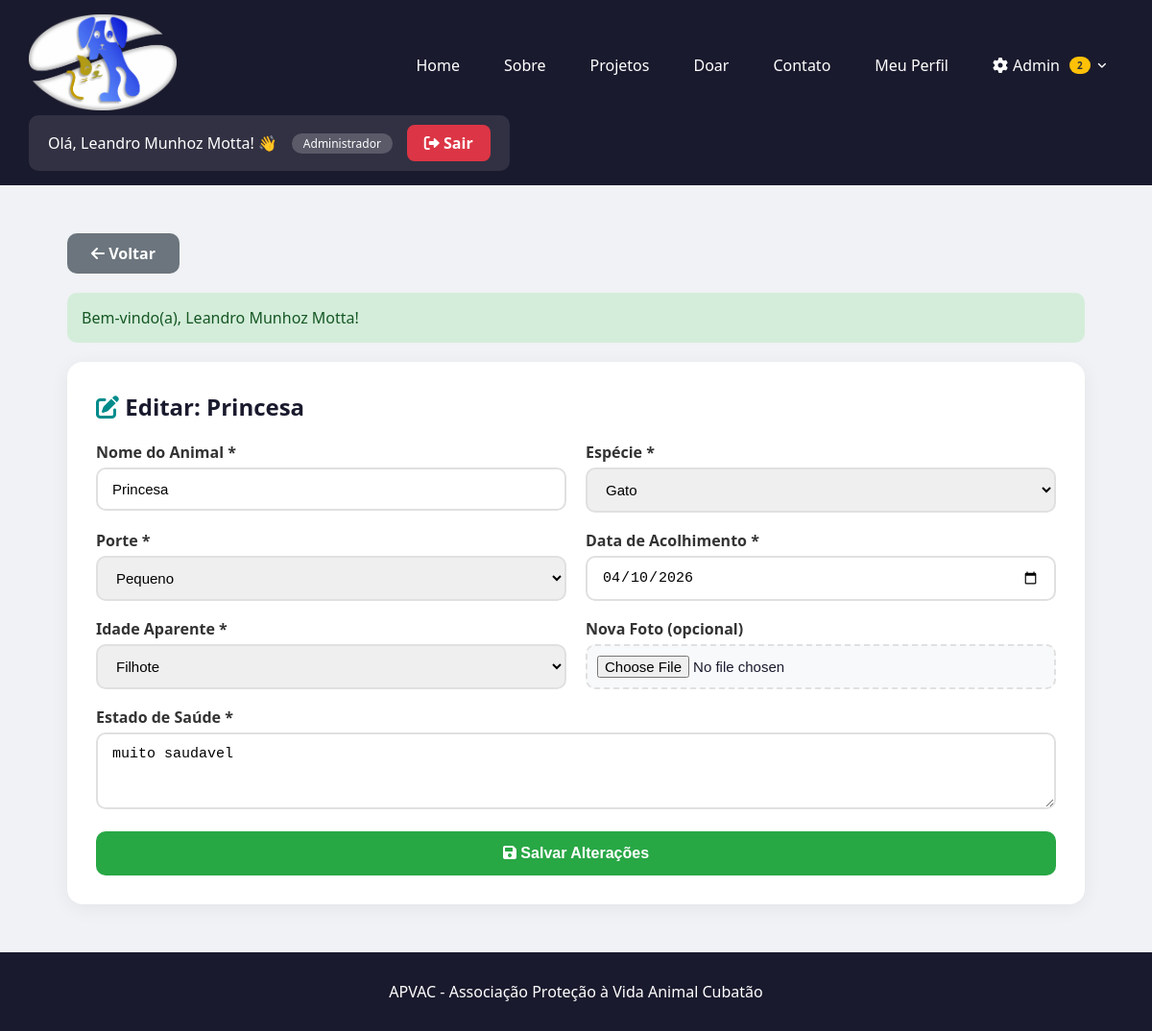
Page /admin_editar_animal.php?id=6 (signed in) on the committed database.
### tables this page shows
CREATE TABLE `animais` (
    `id_animal` int(11) NOT NULL,
    `nome` varchar(30) DEFAULT NULL,
    `especie` enum('Gato', 'Cão') DEFAULT NULL,
    `porte` enum('pequeno', 'médio', 'grande') DEFAULT NULL,
    `data_acolhimento` date DEFAULT NULL,
    `idade_aparente` enum('filhote', 'adulto', 'idoso') DEFAULT NULL,
    `saude` text DEFAULT NULL,
    `foto` varchar(255) DEFAULT NULL
);

### conexao.php (called while the page is built, shortened)
<?php
function getAnimalById($conexao, $id)
{
    $sql = "SELECT * FROM animais WHERE id_animal = ?";
    $stmt = $conexao->prepare($sql);
    $stmt->bind_param("i", $id);
    $stmt->execute();
    $resultado = $stmt->get_result();
    return $resultado->fetch_assoc();
}
function getNomeNivel($nivel)
{
    $niveis = [
        1 => 'Administrador',
        2 => 'Gestor',
        3 => 'Voluntário',
        4 => 'Usuário'
    ];
    return $niveis[$nivel] ?? 'Usuário';
}
function contarAdocoesPendentes($conexao)
{
    $sql = "SELECT COUNT(*) as total FROM adocoes WHERE status = 'pendente'";
    $resultado = $conexao->query($sql);
    if ($resultado) {
        $row = $resultado->fetch_assoc();
        return $row['total'] ?? 0;
    }
    return 0;
}

### admin_editar_animal.php (the view, shortened to what this page needs)
<?php
include "conexao.php";
$total_pendentes = 0;
if (isset($_SESSION['usuario_id']) && isset($_SESSION['usuario_nivel']) && $_SESSION['usuario_nivel'] <= 2) {
    $total_pendentes = contarAdocoesPendentes($conexao);
}
$usuario_logado = true;
$id = $_GET['id'] ?? 0;
$animal = getAnimalById($conexao, $id);
$nivel_usuario = $_SESSION['usuario_nivel'] ?? 4;
$nome_nivel = getNomeNivel($nivel_usuario);
?>
<!DOCTYPE html>
<html lang="pt-br">
<head>
    <link rel="stylesheet" href="estilos/style_geral.css">
    <link rel="stylesheet" href="estilos/style_admin.css">
    <link rel="stylesheet" href="https://cdnjs.cloudflare.com/ajax/libs/font-awesome/6.0.0/css/all.min.css">
</head>
<body>
    <div class="wrapper">
        <header class="header">
            <a href="index.php">
                <img id="logoMenu" src="img/logoONG.png" alt="Logo APVAC">
            </a>
            <nav class="menu">
                <ul class="menu">
                    <li><a href="index.php">Home</a></li>
                    <li><a href="sobre.php">Sobre</a></li>
                    <li><a href="projetos.php">Projetos</a></li>
                    <li><a href="doar.php">Doar</a></li>
                    <li><a href="contato.php">Contato</a></li>
                    <li><a href="perfil.php">Meu Perfil</a></li>
                    <?php if ($usuario_logado && $nivel_usuario <= 2): ?>
                    <li class="dropdown">
                        <a href="#" class="dropdown-toggle">
                            <i class="fas fa-cog"></i> Admin
                            <?php if (isset($total_pendentes) && $total_pendentes > 0): ?>
                            <span class="badge-notif-menu"><?php echo $total_pendentes; ?></span>
                            <?php endif; ?>
                        </a>
                    </li>
                    <?php endif; ?>
                </ul>
            </nav>
            <div class="acesso">
                <span>Olá, <?php echo htmlspecialchars($_SESSION['usuario_nome']); ?>! 👋</span>
                <span
                    style="font-size: 12px; background: rgba(255,255,255,0.2); padding: 2px 12px; border-radius: 12px;">
                    <?php echo $nome_nivel; ?>
                </span>
                <a href="logout.php" class="btn-sair">
                    <i class="fas fa-sign-out-alt"></i> Sair
                </a>
            </div>
        </header>
        <main>
            <div class="admin-container">
                <a href="admin_animais.php" class="btn-voltar"><i class="fas fa-arrow-left"></i> Voltar</a>
                <?php if (isset($_SESSION['mensagem'])): ?>
                <div
                    style="padding: 15px; background: <?php echo $_SESSION['tipo_mensagem'] == 'success' ? '#d4edda' : '#f8d7da'; ?>; border-radius: 10px; margin-bottom: 20px; color: <?php echo $_SESSION['tipo_mensagem'] == 'success' ? '#155724' : '#721c24'; ?>;">
                    <?php
                        echo $_SESSION['mensagem'];
                        ?>
                </div>
                <?php endif; ?>
                <div class="form-animal ativo">
                    <h2 style="margin-bottom: 20px;"><i class="fas fa-edit" style="color: #008b8b;"></i> Editar:
                        <?php echo htmlspecialchars($animal['nome']); ?></h2>
                    <form method="POST" enctype="multipart/form-data">
                        <div class="form-row">
                            <div class="form-group">
                                <label>Nome do Animal *</label>
                                <input type="text" name="nome" value="<?php echo htmlspecialchars($animal['nome']); ?>"
                                    required>
                            </div>
                            <div class="form-group">
                                <label>Espécie *</label>
                                <select name="especie" required>
                                    <option value="Gato" <?php echo $animal['especie'] == 'Gato' ? 'selected' : ''; ?>>
                                        Gato</option>
                                </select>
                            </div>
                        </div>
                        <div class="form-row">
                            <div class="form-group">
                                <label>Porte *</label>
                                <select name="porte" required>
                                    <option value="pequeno"
                                        <?php echo $animal['porte'] == 'pequeno' ? 'selected' : ''; ?>>Pequeno</option>
                                </select>
                            </div>
                            <div class="form-group">
                                <label>Data de Acolhimento *</label>
                                <input type="date" name="data_acolhimento"
                                    value="<?php echo $animal['data_acolhimento']; ?>" required>
                            </div>
                        </div>
                        <div class="form-row">
                            <div class="form-group">
                                <label>Idade Aparente *</label>
                                <select name="idade_aparente" required>
                                    <option value="filhote"
                                        <?php echo $animal['idade_aparente'] == 'filhote' ? 'selected' : ''; ?>>Filhote
                                    </option>
                                </select>
                            </div>
                            <div class="form-group">
                                <label>Nova Foto (opcional)</label>
                                <input type="file" name="foto" accept="image/*">
                            </div>
                        </div>
                        <div class="form-group">
                            <label>Estado de Saúde *</label>
                            <textarea name="saude" required><?php echo htmlspecialchars($animal['saude']); ?></textarea>
                        </div>
                        <button type="submit" class="btn-salvar">
                            <i class="fas fa-save"></i> Salvar Alterações
                        </button>
                    </form>
                </div>
            </div>
        </main>
        <footer>
            <p>APVAC - Associação Proteção à Vida Animal Cubatão</p>
        </footer>
    </div>
</body>
</html>

### estilos/style_geral.css (style rules this page uses)
* { margin: 0; padding: 0; box-sizing: border-box; }
body { font-family: 'Segoe UI', Tahoma, Geneva, Verdana, sans-serif; background-color: #f0f2f5; color: #1a1a2e; }
.header { background: #1a1a2e; display: flex; flex-wrap: wrap; justify-content: space-between; align-items: center; padding: 15px 30px; color: white; }
#logoMenu { height: 100px; width: auto; }
.menu { display: flex; flex-wrap: wrap; list-style: none; gap: 10px; }
.menu li a { display: block; padding: 10px 18px; text-decoration: none; color: white; border-radius: 8px; font-weight: 500; }
.header .acesso { background: rgba(255, 255, 255, 0.1); padding: 10px 20px; border-radius: 10px; display: flex; align-items: center; gap: 15px; }
.header .acesso span { color: white; font-weight: 500; }
.header .acesso a, #abrirLogin { background: white; color: #1a1a2e; padding: 8px 18px; border-radius: 8px; border: none; font-weight: 600; cursor: pointer; text-decoration: none; }
.header .acesso .btn-sair { background: #dc3545; color: white; }
main { background-color: #f0f2f5; padding: 20px 0; min-height: calc(100vh - 200px); }
.wrapper { display: flex; flex-direction: column; min-height: 100vh; }
footer { background: #1a1a2e; text-align: center; color: white; padding: 30px 20px; }
.btn-voltar { display: inline-block; background: #6c757d; color: white; padding: 10px 25px; border-radius: 10px; text-decoration: none; font-weight: 600; margin-bottom: 20px; transition: all 0.3s; }
.menu .dropdown { position: relative; padding-bottom: 15px; margin-bottom: -15px; }
.menu .dropdown-toggle { display: flex; align-items: center; gap: 5px; cursor: pointer; }
.menu .dropdown-toggle::after { content: "\f107"; font-family: "Font Awesome 6 Free"; font-weight: 900; font-size: 11px; margin-left: 3px; transition: transform 0.3s; }
.menu .badge-notif-menu { background: #ffc107; color: #333; padding: 2px 8px; border-radius: 10px; font-size: 10px; font-weight: 700; margin-left: 5px; }

### estilos/style_admin.css (style rules this page uses)
.admin-container { max-width: 1100px; margin: 30px auto; padding: 0 20px; }
.form-animal { background: white; padding: 30px; border-radius: 16px; box-shadow: 0 4px 20px rgba(0, 0, 0, 0.06); margin-bottom: 30px; display: none; }
.form-animal.ativo { display: block; }
.form-row { display: grid; grid-template-columns: 1fr 1fr; gap: 20px; }
.form-group { margin-bottom: 18px; }
.form-group label { display: block; font-weight: 600; margin-bottom: 5px; color: #333; }
.form-group input, .form-group select, .form-group textarea { width: 100%; padding: 12px 15px; border: 2px solid #e0e0e0; border-radius: 10px; font-size: 15px; box-sizing: border-box; }
.form-group textarea { height: 80px; resize: vertical; }
.form-group input[type="file"] { padding: 10px; border: 2px dashed #e0e0e0; background: #f8f9fa; cursor: pointer; }
.btn-salvar { background: #28a745; color: white; padding: 14px 35px; border-radius: 10px; border: none; font-weight: 700; cursor: pointer; font-size: 16px; transition: background 0.3s; width: 100%; }

### rows in the picture
animais: nome "Princesa", especie "Gato", porte "Pequeno", data_acolhimento "04/10/2026", idade_aparente "Filhote", saude "muito saudavel"

### other values in the picture
$total_pendentes "2"
$_SESSION['usuario_nome'] "Leandro Munhoz Motta"
$nome_nivel "Administrador"
$_SESSION['mensagem'] "Bem-vindo(a), Leandro Munhoz Motta!"
